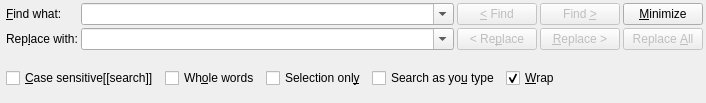
<?xml version="1.0" encoding="UTF-8"?>
<ui version="4.0">
 <class>SearchUi</class>
 <widget class="QWidget" name="SearchUi">
  <property name="geometry">
   <rect>
    <x>0</x>
    <y>0</y>
    <width>706</width>
    <height>103</height>
   </rect>
  </property>
  <property name="sizePolicy">
   <sizepolicy hsizetype="Preferred" vsizetype="Preferred">
    <horstretch>0</horstretch>
    <verstretch>0</verstretch>
   </sizepolicy>
  </property>
  <property name="windowTitle">
   <string/>
  </property>
  <property name="sizeGripEnabled" stdset="0">
   <bool>false</bool>
  </property>
  <layout class="QGridLayout" name="gridLayout_2">
   <property name="leftMargin">
    <number>6</number>
   </property>
   <property name="topMargin">
    <number>3</number>
   </property>
   <property name="rightMargin">
    <number>3</number>
   </property>
   <property name="bottomMargin">
    <number>3</number>
   </property>
   <property name="spacing">
    <number>0</number>
   </property>
   <item row="0" column="0">
    <layout class="QGridLayout" name="gridLayout">
     <property name="spacing">
      <number>3</number>
     </property>
     <item row="0" column="2">
      <widget class="QPushButton" name="findPrevPB">
       <property name="enabled">
        <bool>false</bool>
       </property>
       <property name="toolTip">
        <string>Find previous occurrence (Shift+Enter)</string>
       </property>
       <property name="text">
        <string>&amp;&lt; Find</string>
       </property>
      </widget>
     </item>
     <item row="1" column="4">
      <widget class="QPushButton" name="replaceallPB">
       <property name="enabled">
        <bool>false</bool>
       </property>
       <property name="toolTip">
        <string>Replace all occurrences</string>
       </property>
       <property name="text">
        <string>Replace &amp;All</string>
       </property>
      </widget>
     </item>
     <item row="0" column="1">
      <widget class="QComboBox" name="findCO">
       <property name="sizePolicy">
        <sizepolicy hsizetype="MinimumExpanding" vsizetype="Fixed">
         <horstretch>0</horstretch>
         <verstretch>0</verstretch>
        </sizepolicy>
       </property>
       <property name="focusPolicy">
        <enum>Qt::StrongFocus</enum>
       </property>
       <property name="editable">
        <bool>true</bool>
       </property>
       <property name="maxCount">
        <number>666</number>
       </property>
       <property name="insertPolicy">
        <enum>QComboBox::InsertAtTop</enum>
       </property>
       <property name="duplicatesEnabled">
        <bool>false</bool>
       </property>
      </widget>
     </item>
     <item row="0" column="4">
      <widget class="QPushButton" name="minimizePB">
       <property name="toolTip">
        <string>Hide replace and option widgets</string>
       </property>
       <property name="text">
        <string>&amp;Minimize</string>
       </property>
      </widget>
     </item>
     <item row="1" column="0">
      <widget class="QLabel" name="replaceLA">
       <property name="text">
        <string>Rep&amp;lace with:</string>
       </property>
       <property name="buddy">
        <cstring>replaceCO</cstring>
       </property>
      </widget>
     </item>
     <item row="0" column="0">
      <widget class="QLabel" name="findLA">
       <property name="text">
        <string>&amp;Find what:</string>
       </property>
       <property name="buddy">
        <cstring>findCO</cstring>
       </property>
      </widget>
     </item>
     <item row="1" column="1">
      <widget class="QComboBox" name="replaceCO">
       <property name="sizePolicy">
        <sizepolicy hsizetype="MinimumExpanding" vsizetype="Fixed">
         <horstretch>0</horstretch>
         <verstretch>0</verstretch>
        </sizepolicy>
       </property>
       <property name="editable">
        <bool>true</bool>
       </property>
       <property name="maxCount">
        <number>666</number>
       </property>
       <property name="insertPolicy">
        <enum>QComboBox::InsertAtTop</enum>
       </property>
       <property name="duplicatesEnabled">
        <bool>false</bool>
       </property>
      </widget>
     </item>
     <item row="1" column="3">
      <widget class="QPushButton" name="replacePB">
       <property name="enabled">
        <bool>false</bool>
       </property>
       <property name="toolTip">
        <string>Replace and find next occurrence</string>
       </property>
       <property name="layoutDirection">
        <enum>Qt::LeftToRight</enum>
       </property>
       <property name="text">
        <string>&amp;Replace &gt;</string>
       </property>
      </widget>
     </item>
     <item row="1" column="2">
      <widget class="QPushButton" name="replacePrevPB">
       <property name="enabled">
        <bool>false</bool>
       </property>
       <property name="toolTip">
        <string>Replace and find previous occurrence</string>
       </property>
       <property name="text">
        <string>&lt; Re&amp;place</string>
       </property>
      </widget>
     </item>
     <item row="0" column="3">
      <widget class="QPushButton" name="findPB">
       <property name="enabled">
        <bool>false</bool>
       </property>
       <property name="toolTip">
        <string>Find next occurrence (Enter)</string>
       </property>
       <property name="layoutDirection">
        <enum>Qt::LeftToRight</enum>
       </property>
       <property name="text">
        <string>Find &amp;&gt;</string>
       </property>
       <property name="default">
        <bool>true</bool>
       </property>
      </widget>
     </item>
    </layout>
   </item>
   <item row="1" column="0">
    <widget class="QFrame" name="CBFrame">
     <layout class="QHBoxLayout" name="CBLayout">
      <property name="spacing">
       <number>0</number>
      </property>
      <property name="leftMargin">
       <number>0</number>
      </property>
      <property name="topMargin">
       <number>0</number>
      </property>
      <property name="rightMargin">
       <number>0</number>
      </property>
      <property name="bottomMargin">
       <number>0</number>
      </property>
      <item>
       <layout class="QHBoxLayout" name="horizontalLayout_2">
        <property name="spacing">
         <number>6</number>
        </property>
        <property name="topMargin">
         <number>6</number>
        </property>
        <item>
         <widget class="QCheckBox" name="caseCB">
          <property name="toolTip">
           <string>Treat uppercase/lowercase writing as distinct</string>
          </property>
          <property name="text">
           <string>&amp;Case sensitive[[search]]</string>
          </property>
         </widget>
        </item>
        <item>
         <widget class="QCheckBox" name="wordsCB">
          <property name="toolTip">
           <string>Match whole words only</string>
          </property>
          <property name="text">
           <string>Wh&amp;ole words</string>
          </property>
         </widget>
        </item>
        <item>
         <widget class="QCheckBox" name="selectionCB">
          <property name="toolTip">
           <string>Limit search and replace to selection</string>
          </property>
          <property name="text">
           <string>Selection onl&amp;y</string>
          </property>
         </widget>
        </item>
        <item>
         <widget class="QCheckBox" name="instantSearchCB">
          <property name="toolTip">
           <string>If this is checked, LyX will search forward immediately</string>
          </property>
          <property name="text">
           <string>Search as yo&amp;u type</string>
          </property>
         </widget>
        </item>
        <item>
         <widget class="QCheckBox" name="wrapCB">
          <property name="toolTip">
           <string>If the end/start of the document is reached, automatically wrap around</string>
          </property>
          <property name="text">
           <string>&amp;Wrap</string>
          </property>
          <property name="checked">
           <bool>true</bool>
          </property>
         </widget>
        </item>
        <item>
         <spacer name="horizontalSpacer">
          <property name="orientation">
           <enum>Qt::Horizontal</enum>
          </property>
          <property name="sizeHint" stdset="0">
           <size>
            <width>40</width>
            <height>20</height>
           </size>
          </property>
         </spacer>
        </item>
       </layout>
      </item>
     </layout>
    </widget>
   </item>
  </layout>
 </widget>
 <tabstops>
  <tabstop>replaceCO</tabstop>
  <tabstop>findPB</tabstop>
  <tabstop>findPrevPB</tabstop>
  <tabstop>minimizePB</tabstop>
  <tabstop>replacePB</tabstop>
  <tabstop>replacePrevPB</tabstop>
  <tabstop>replaceallPB</tabstop>
  <tabstop>caseCB</tabstop>
  <tabstop>wordsCB</tabstop>
  <tabstop>selectionCB</tabstop>
  <tabstop>instantSearchCB</tabstop>
  <tabstop>wrapCB</tabstop>
  <tabstop>findCO</tabstop>
 </tabstops>
 <includes>
  <include location="local">qt_i18n.h</include>
 </includes>
 <resources/>
 <connections/>
</ui>
